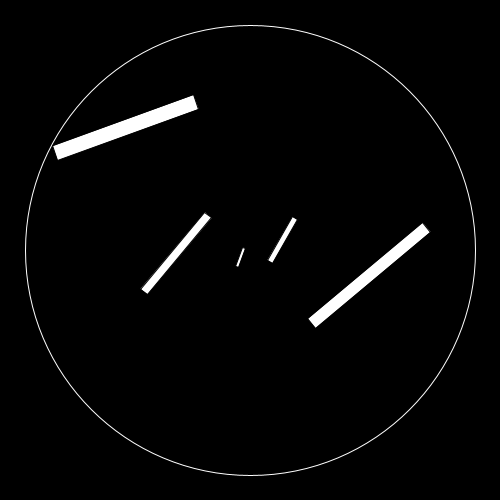
Frame 1 (no input)
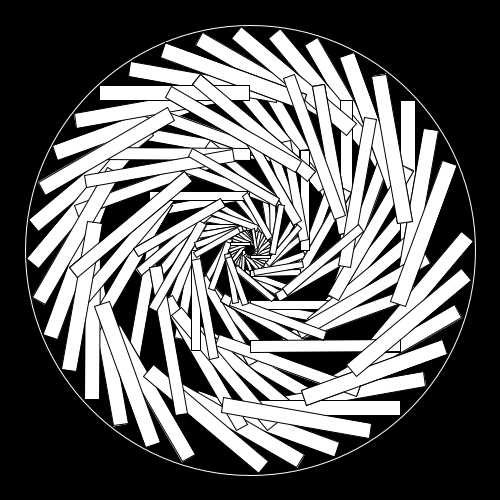
Frame 60 (the mouse pressed at the canvas centre just before this capture)
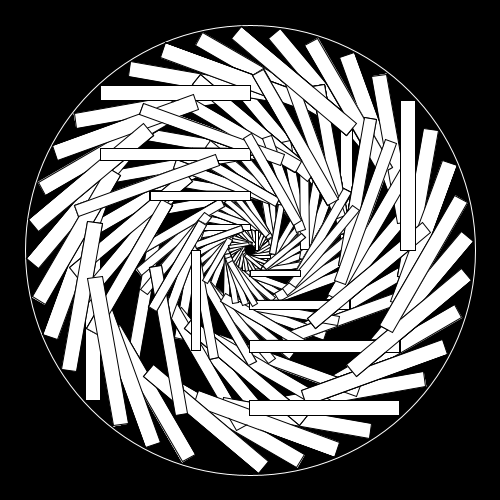
Frame 120 (the mouse held since frame 60 and released just before this capture)

The Processing sketch that drew these frames (run headless with seeded random() and noise(); from frame 60 on, the mouse is pressed at the canvas centre):

// Processing sketch: processing_168557
// ── processing_168557.pde

void setup()
{
  size(500,500);
  background(0);
  noFill();
  stroke(255);
  smooth();
  translate(width/2,height/2);
  ellipse(0,0,450,450);
}

void draw()
{
  //background(255);
  translate(width/2,height/2);
  
  fill(255);
  stroke(0);
  rotate(radians(millis())*10);
  rect(0,150,150,15);
  rotate(radians(millis())*10);
  rect(0,90,150,12);
  rotate(radians(millis())*10);
  rect(0,50,100,9);
  rotate(radians(millis())*10);
  rect(0,20,50,6);
  rotate(radians(millis())*10);
  rect(0,5,20,3);
}
